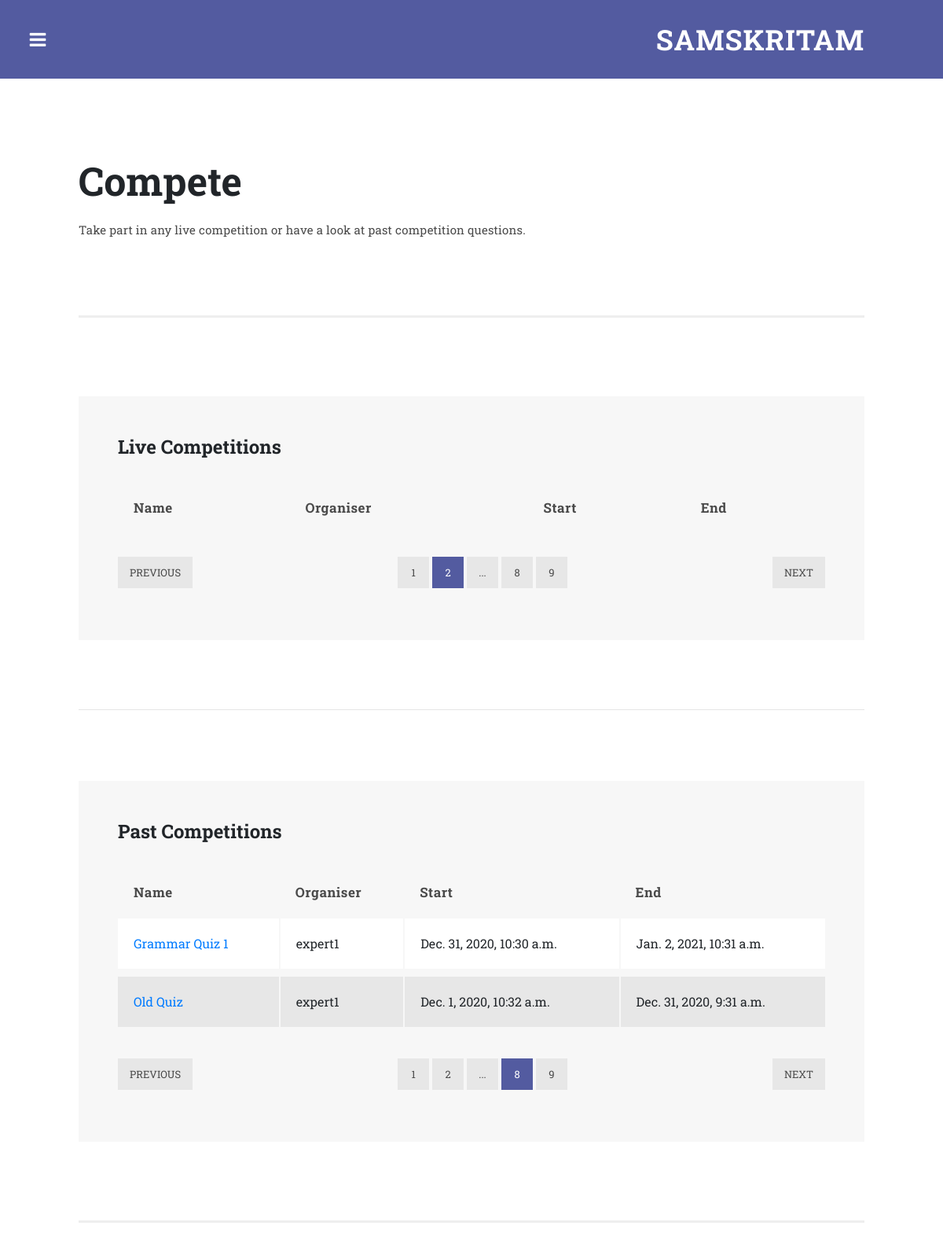
Page /compete/ on the committed database.
### main/models.py (models this page shows, shortened)
class Competition(models.Model):
    name = models.CharField(max_length=200)
    organiser = models.ForeignKey(User,on_delete=models.SET_NULL,null=True)
    description = models.TextField(default='-')
    start_time = models.DateTimeField(null = True)
    end_time = models.DateTimeField(null = True)
    imageurl = models.TextField(null = True, blank = True,default='-')
    imagename = models.TextField(null = True, blank =True,default='-')

### main/views.py (the view, shortened to what this page needs)
# urls.py: path('compete/',views.compete,name="compete"),
def compete(request):
    expert = None
    if request.user.is_authenticated:
        if Expert_data.objects.filter(user = request.user):
            expert = request.user
    now = datetime.now()
    live_competitions = Competition.objects.filter(end_time__gte=now)
    past_competitions = Competition.objects.filter(end_time__lt=now)
    return render(request,'main/compete.html',{"expert":expert,"live_competitions":live_competitions,"past_competitions":past_competitions})

### templates/main/compete.html (shortened to what this page needs)
{%extends "main/base.html"%}
{% load static %}
{% block content %}
            <div class="page-heading">
              <div class="container-fluid">
                <div class="row">
                  <div class="col-md-12">
                    <h1 style="font-size: 50px;">Compete</h1>
                    <p>Take part in any live competition or have a look at past competition questions.</p>
                  </div>
                </div>
              </div>
            </div>
            <section class="tables">
              <div class="container-fluid">
                <div class="row">
                  <div class="col-md-12">
                    <div class="default-table">
                      <div class="section-heading">
                        <h2>Live Competitions</h2>
                      </div>
                      <table>
                        <thead>
                          <tr>
                            <th>Name</th>
                            <th>Organiser</th>
                            <th>Start</th>
                            <th>End</th>
                          </tr>
                        </thead>
                      </table>
                      <ul class="table-pagination">
                        <li><a href="#">Previous</a></li>
                        <li><a href="#">1</a></li>
                        <li class="active"><a href="#">2</a></li>
                        <li><a href="#">...</a></li>
                        <li><a href="#">8</a></li>
                        <li><a href="#">9</a></li>
                        <li><a href="#">Next</a></li>
                      </ul>
                    </div>
                    <br><br><br>
                    <hr>
                    <br>
                    <div class="alternate-table">
                      <div class="section-heading">
                        <h2>Past Competitions</h2>
                      </div>
                      <table>
                        <thead>
                          <tr>
                            <th>Name</th>
                            <th>Organiser</th>
                            <th>Start</th>
                            <th>End</th>
                          </tr>
                        </thead>
                        {% for competition in past_competitions %}
                          <tr>
                            <td><a href="{% url 'competition_description' pk=competition.pk %}">{{competition.name}}</a></td>
                            <td>{{competition.organiser}}</td>
                            <td>{{competition.start_time}}</td>
                            <td>{{competition.end_time}}</td>
                          </tr>
                          {% endfor %}
                      </table>
                      <ul class="table-pagination">
                        <li><a href="#">Previous</a></li>
                        <li><a href="#">1</a></li>
                        <li><a href="#">2</a></li>
                        <li><a href="#">...</a></li>
                        <li class="active"><a href="#">8</a></li>
                        <li><a href="#">9</a></li>
                        <li><a href="#">Next</a></li>
                      </ul>
                    </div>
                  </div>
                </div>
              </div>
            </section>
      {%endblock%}

### static/main/assets/css/templatemo-style.css (style rules this page uses)
body { font-family: 'Roboto Slab', sans-serif; }
p { font-size: 14px; line-height: 25px; color: #7a7a7a; letter-spacing: 0.2px; }
section { border-bottom: 3px solid #eee; padding-bottom: 100px; }
section.tables { margin-top: 80px; border-top: 3px solid #eee!important; padding-top: 100px; }
section.tables .container-fluid { padding-left: 0px; padding-right: 0px; }
.default-table { -webkit-overflow-scrolling: touch; overflow-x: auto; background-color: #f7f7f7; padding: 50px; }
.alternate-table { margin-top: 50px; -webkit-overflow-scrolling: touch; overflow-x: auto; background-color: #f7f7f7; padding: 50px; }
.alternate-table table td { border-right: 2px solid #f7f7f7; }
.alternate-table table td:last-child { border-right: none; }
table { width: 100%; }
table tbody tr { border-left: 0; border-right: 0; border-bottom: 10px solid #f7f7f7; }
table td { padding: 20px; }
table th { padding: 0px 20px 20px 20px; font-size: 17px; font-weight: 700; letter-spacing: 0.5px; text-align: left; text-transform: capitalize; }
table tbody tr { background-color: #e7e7e7; }
table tbody tr:nth-child(2n + 1) { background-color: #fff; }
table th { color: #4a4a4a; }
ul.table-pagination { padding: 0; margin-top: 30px; list-style: none; text-align: center; }
ul.table-pagination li { display: inline-block; }
ul.table-pagination li:first-child { float: left; }
ul.table-pagination li:last-child { float: right; }
ul.table-pagination li a { display: inline-block; height: 40px; background-color: #e7e7e7; text-align: center; line-height: 40px; padding: 0px 15px; min-width: 40px; color: #4a4a4a; text-transform: uppercase; font-size: 13px; transition: all 0.5s; }
ul.table-pagination li a:hover, ul.table-pagination li.active a { background-color: #535ba0; color: #fff; }
.page-heading .container-fluid { padding-left: 0px; padding-right: 0px; }
.page-heading h1 { margin-top: 0px; font-size: 38px; font-weight: 700; margin-bottom: 20px; }
.page-heading p { font-size: 15px; color: #4a4a4a; }
.section-heading h2 { margin-top: 0px; font-size: 24px; font-weight: 700; margin-bottom: 50px; }

### rows in the picture
Competition: name "Grammar Quiz 1", organiser "expert1", start_time "Dec. 31, 2020, 10:30 a.m.", end_time "Jan. 2, 2021, 10:31 a.m."
Competition: name "Old Quiz", organiser "expert1", start_time "Dec. 1, 2020, 10:32 a.m.", end_time "Dec. 31, 2020, 9:31 a.m."
